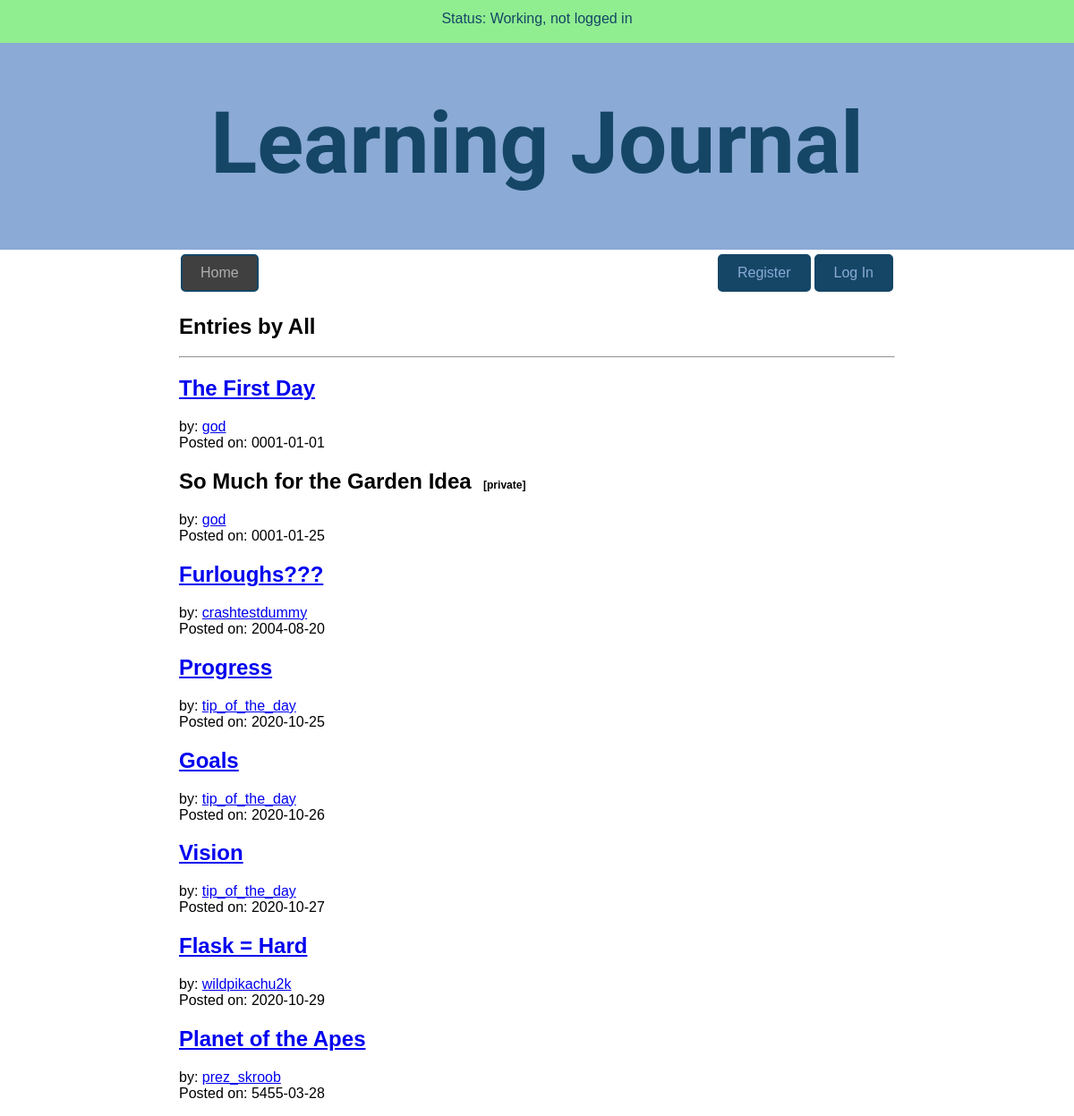
Before: / with the older database file.
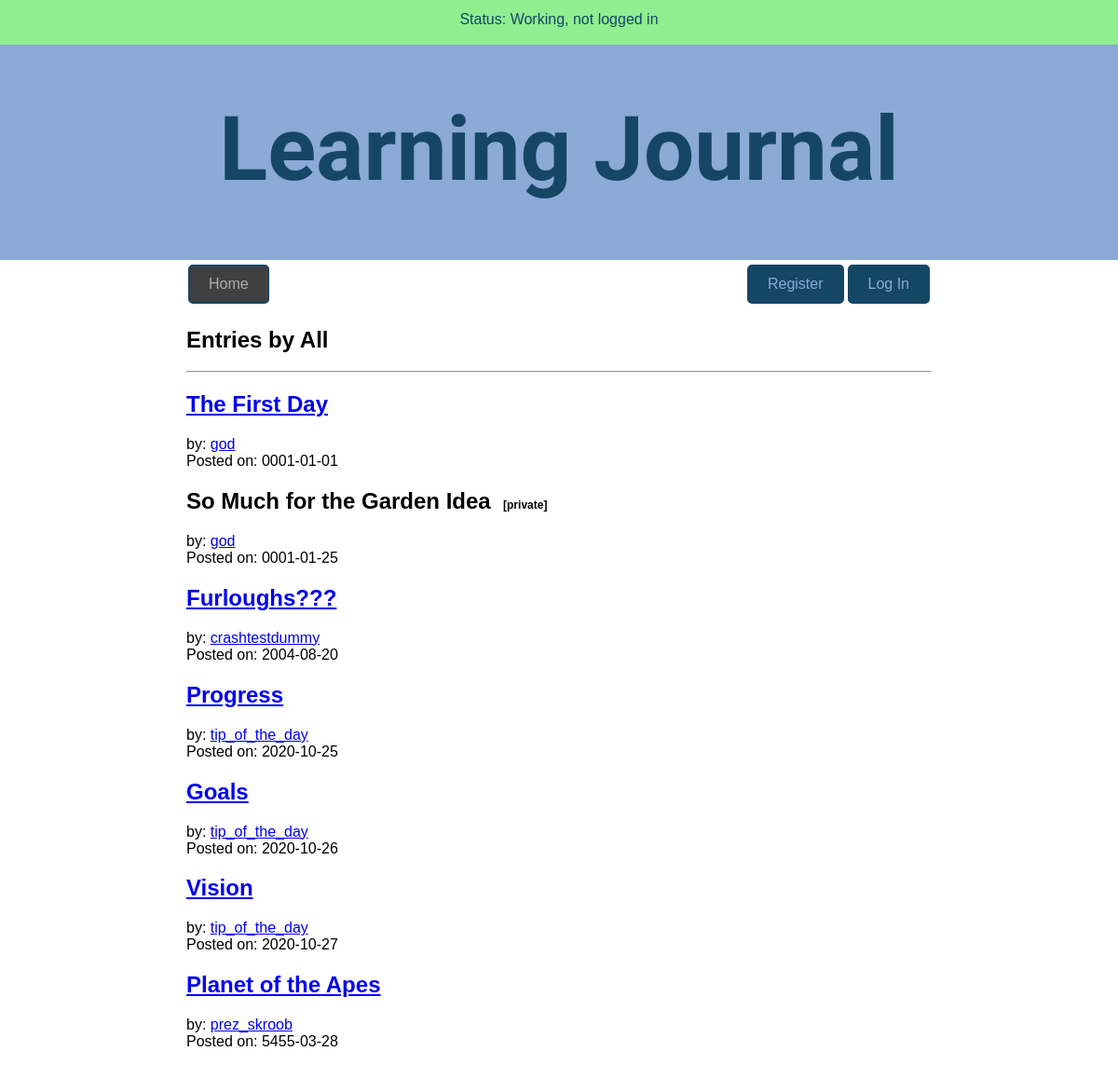
After: the same page with the newer database file.
### models.py (models this page shows, shortened)
class Entry(Model):
    id = AutoField()
    user = ForeignKeyField(User, backref="entries")
    title = CharField(max_length=256)
    date = DateField(default=datetime.date.today)
    time_spent = TimeField()
    learned = TextField()
    resources = TextField()
    tags = CharField(max_length=256)
    private = BooleanField(default=False)
    hidden = BooleanField(default=False)
    class Meta:
        database = DATABASE

class User(UserMixin, Model):
    id = AutoField()
    username = CharField(unique=True)
    password = CharField(max_length=100)
    god = BooleanField(default=False)
    class Meta:
        database = DATABASE

### app.py (the view)
@app.route("/")
def index(home=True):
    global last_route, cur_user, cur_entry, cur_tag
    last_route = "index"
    cur_user = None
    cur_entry = None
    cur_tag = None
    if current_user.is_authenticated:
        if current_user.god:
            entries = models.Entry.select().order_by(models.Entry.date.asc())
        else:
            entries = (models.Entry.select().where(
                ((models.Entry.hidden == False) &  # noqa (must use == )
                 (models.Entry.user != current_user.id)
                 ) |
                (models.Entry.user == current_user.id))
                       .order_by(models.Entry.date.asc()))
        return render_template(
            "listing.html", entries=entries, user=current_user.username,
            god=current_user.god, home=home, by="All")
    else:
        entries = models.Entry.select().where(
            models.Entry.hidden == False).order_by(
            models.Entry.date.asc())  # noqa E712 (must use == for peewee)
        return render_template("listing.html", entries=entries, user="",
                               god=False, home=home, by="All")

### app.py (called while the page is built)
@app.before_request
def before_request():
    g.db = models.DATABASE
    g.db.connect()
    g.user = current_user

@app.after_request
def after_request(response):
    g.db.close()
    return response

### templates/listing.html
{% extends "layout.html" %}
{% from "macros.html" import render_listing, nav_bar with context %}
{% block nav %}
    {{ nav_bar(home) }}
{% endblock %}
{% block content %}
    <h2>Entries by {{ by }}</h2>
    <hr>
    {% for entry in entries %}
        {{ render_listing(entry, user, god, by) }}
    {% endfor %}
{% endblock %}

### templates/layout.html (shortened to what this page needs)
<!DOCTYPE html>
<html lang="en">
    <head>
        <link rel="stylesheet" href="../static/css/normalize.css">
        <link rel="stylesheet" href="../static/css/site.css">
    </head>
    <body>
        <header>
        <div class="container">
            <div class="messages">
                {% with messages = get_flashed_messages(with_categories=True) %}
                    {% if messages %}
                        {% for category, message in messages %}
                            <div class="notification {{ category }}">{{ message }}</div>
                        {% endfor %}
                    {% else %}
                            <div class="notification success">Status:  Working,
                                {% if current_user.is_authenticated %}
                                    logged in as {{ current_user.username }}
                                {% else %}
                                    not logged in
                                {% endif %}
                            </div>
                    {% endif %}
                {% endwith %}
            </div>
        </div>
            <h1>Learning Journal</h1>
        </header>
        <section>
            {% block nav %}
            {% endblock %}
        </section>
        <section>
            {% block content %}
            {% endblock %}
        </section>
    </body>
</html>

### templates/macros.html (shortened to what this page needs)
{% macro nav_bar(home) %}
    <div class="nav-bar">
        {% if home == False %}
            <a class="button" href="{{ url_for('index') }}">Home</a>
        {% else %}
            <div class="button button-inactive">Home</div>
        {% endif %}
        {% if current_user.is_authenticated %}
            <a class="button button-right" href="{{ url_for('logout') }}">Log Out</a>
            <a class="button button-right" href="{{ url_for('create_entry') }}">New Entry</a>
        {% else %}
            <a class="button button-right" href="{{ url_for('login') }}">Log In</a>
            <a class="button button-right" href="{{ url_for('register') }}">Register</a>
        {% endif %}
    </div>
{% endmacro %}
{% macro render_listing(listing, user, god, by) %}
    <article class="listing">
        <h2>
            {% if (listing.private == False) or (listing.user.username == user) or (god == True) %}
                <a href="/entries/{{ listing.id }}">
            {% endif %}
                {{ listing.title }}
            {% if (listing.private == False) or (listing.user.username == user) or (god == True) %}
                </a>
            {% else %}
                &nbsp;<span class="small">[private]</span>
            {% endif %}
        </h2>
        <p>
        {% if by == "All" %}
            by: <a href="{{ url_for('user_entries', user=listing.user.username) }}">
            {% if listing.user.username == user %}
                You
            {% else %}
                {{ listing.user.username }}
            {% endif %}</a><br>
        {% endif %}
        Posted on: <time datetime="{{ listing.date }}">{{ listing.date }}</time></p>
    </article>
{% endmacro %}

### static/css/site.css (style rules this page uses)
section { max-width: 800px; margin: auto; }
.messages { height: 48px; background: #90ee90; }
.notification { padding: 12px; }
header { margin: 0 auto; padding-bottom: 6px; text-align: center; color: #154666; background: #8baad6; }
.button { background-color: #154666; color: #8baad6; margin: 5px 2px; border: 2px solid #154666; border-radius: 5px; padding: 10px 20px; text-align: center; text-decoration: none; display: inline-block; }
.button-inactive { background-color: #404040; color: #aeaeae; }
.button-right { float: right }
h1 { font-size: 96px; font-family: "Sarina", cursive; line-height: 1em; }
.small { font-size: 12px; }

Changed rows visible on the page:
removed Entry: title "Flask = Hard", date "2020-10-29"
removed User: user.username "wildpikachu2k"
